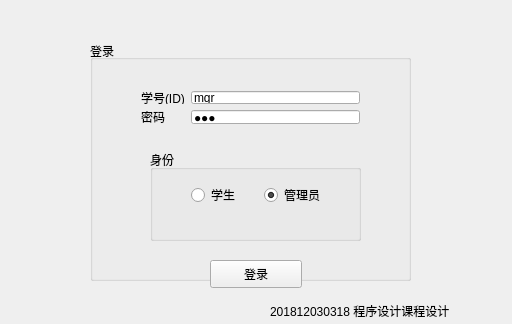
<?xml version="1.0" encoding="UTF-8"?>
<ui version="4.0">
 <class>LoginWindow</class>
 <widget class="QMainWindow" name="LoginWindow">
  <property name="geometry">
   <rect>
    <x>0</x>
    <y>0</y>
    <width>512</width>
    <height>324</height>
   </rect>
  </property>
  <property name="windowTitle">
   <string>EzCourse</string>
  </property>
  <widget class="QWidget" name="centralWidget">
   <widget class="QGroupBox" name="groupBox_login">
    <property name="geometry">
     <rect>
      <x>90</x>
      <y>40</y>
      <width>321</width>
      <height>241</height>
     </rect>
    </property>
    <property name="layoutDirection">
     <enum>Qt::LeftToRight</enum>
    </property>
    <property name="title">
     <string>登录</string>
    </property>
    <property name="alignment">
     <set>Qt::AlignLeading|Qt::AlignLeft|Qt::AlignVCenter</set>
    </property>
    <widget class="QWidget" name="formLayoutWidget">
     <property name="geometry">
      <rect>
       <x>40</x>
       <y>40</y>
       <width>241</width>
       <height>55</height>
      </rect>
     </property>
     <layout class="QFormLayout" name="formLayout_input">
      <item row="0" column="0">
       <widget class="QLabel" name="label_usrid">
        <property name="text">
         <string>学号(ID)</string>
        </property>
        <property name="buddy">
         <cstring>lineEdit_usrid</cstring>
        </property>
       </widget>
      </item>
      <item row="1" column="0">
       <widget class="QLabel" name="label_usrpw">
        <property name="text">
         <string>密码</string>
        </property>
        <property name="buddy">
         <cstring>lineEdit_usrpw</cstring>
        </property>
       </widget>
      </item>
      <item row="0" column="1">
       <widget class="QLineEdit" name="lineEdit_usrid">
        <property name="text">
         <string>mgr</string>
        </property>
       </widget>
      </item>
      <item row="1" column="1">
       <widget class="QLineEdit" name="lineEdit_usrpw">
        <property name="text">
         <string>123</string>
        </property>
        <property name="echoMode">
         <enum>QLineEdit::PasswordEchoOnEdit</enum>
        </property>
       </widget>
      </item>
     </layout>
    </widget>
    <widget class="QGroupBox" name="groupBox_access">
     <property name="geometry">
      <rect>
       <x>60</x>
       <y>110</y>
       <width>211</width>
       <height>91</height>
      </rect>
     </property>
     <property name="title">
      <string>身份</string>
     </property>
     <widget class="QWidget" name="horizontalLayoutWidget">
      <property name="geometry">
       <rect>
        <x>30</x>
        <y>20</y>
        <width>161</width>
        <height>51</height>
       </rect>
      </property>
      <layout class="QHBoxLayout" name="horizontalLayout_access">
       <item>
        <widget class="QRadioButton" name="radioButton_stu">
         <property name="text">
          <string>学生</string>
         </property>
         <property name="checked">
          <bool>false</bool>
         </property>
        </widget>
       </item>
       <item>
        <widget class="QRadioButton" name="radioButton_mgr">
         <property name="text">
          <string>管理员</string>
         </property>
         <property name="checked">
          <bool>true</bool>
         </property>
        </widget>
       </item>
      </layout>
     </widget>
    </widget>
   </widget>
   <widget class="QPushButton" name="pushButton_login">
    <property name="geometry">
     <rect>
      <x>210</x>
      <y>260</y>
      <width>92</width>
      <height>28</height>
     </rect>
    </property>
    <property name="text">
     <string>登录</string>
    </property>
   </widget>
   <widget class="QLabel" name="label">
    <property name="geometry">
     <rect>
      <x>270</x>
      <y>300</y>
      <width>241</width>
      <height>21</height>
     </rect>
    </property>
    <property name="text">
     <string>201812030318 程序设计课程设计</string>
    </property>
   </widget>
  </widget>
 </widget>
 <layoutdefault spacing="6" margin="11"/>
 <tabstops>
  <tabstop>lineEdit_usrid</tabstop>
  <tabstop>lineEdit_usrpw</tabstop>
  <tabstop>radioButton_stu</tabstop>
  <tabstop>radioButton_mgr</tabstop>
  <tabstop>pushButton_login</tabstop>
 </tabstops>
 <resources>
  <include location="EzCourse.qrc"/>
 </resources>
 <connections/>
</ui>
